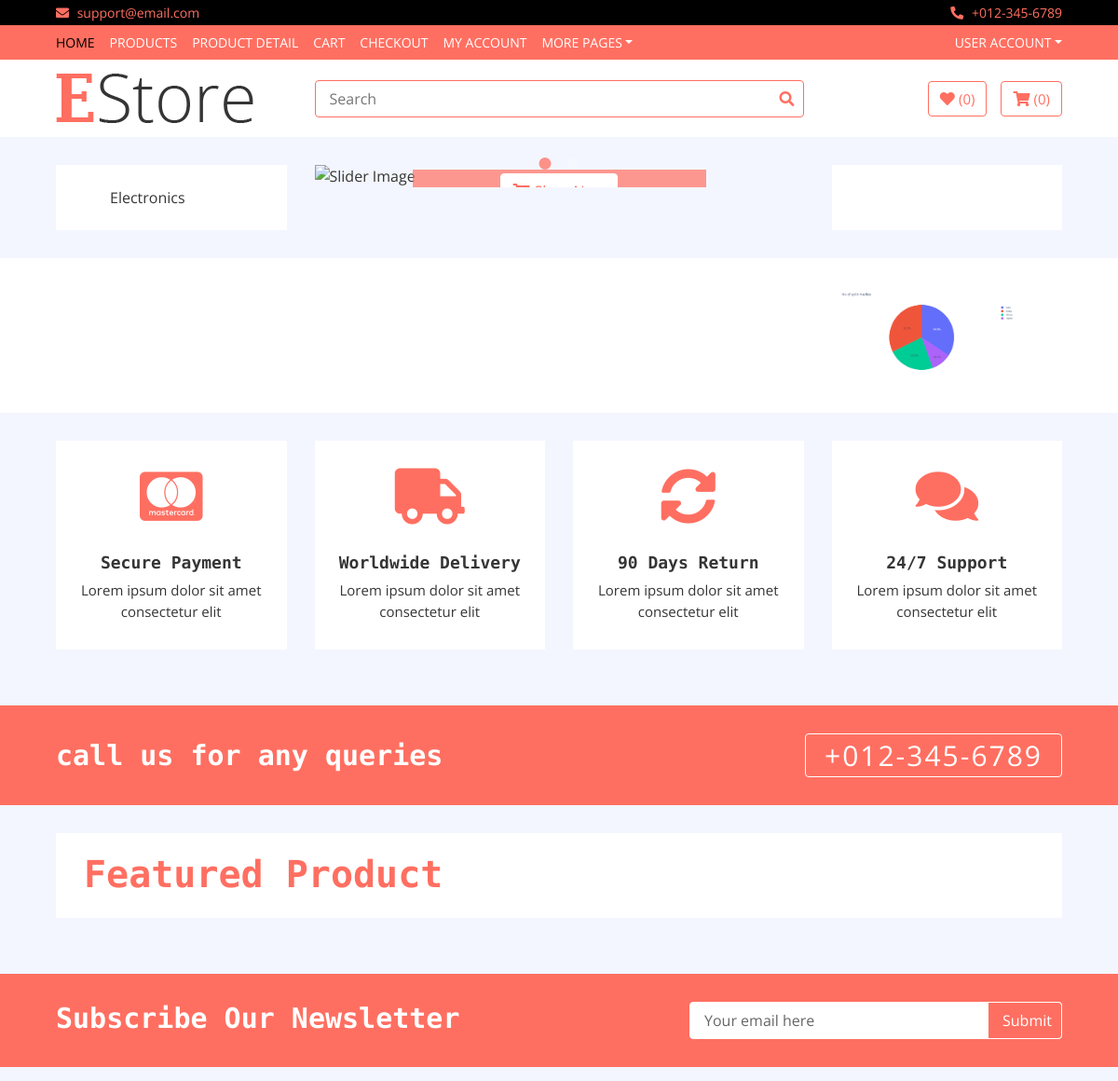
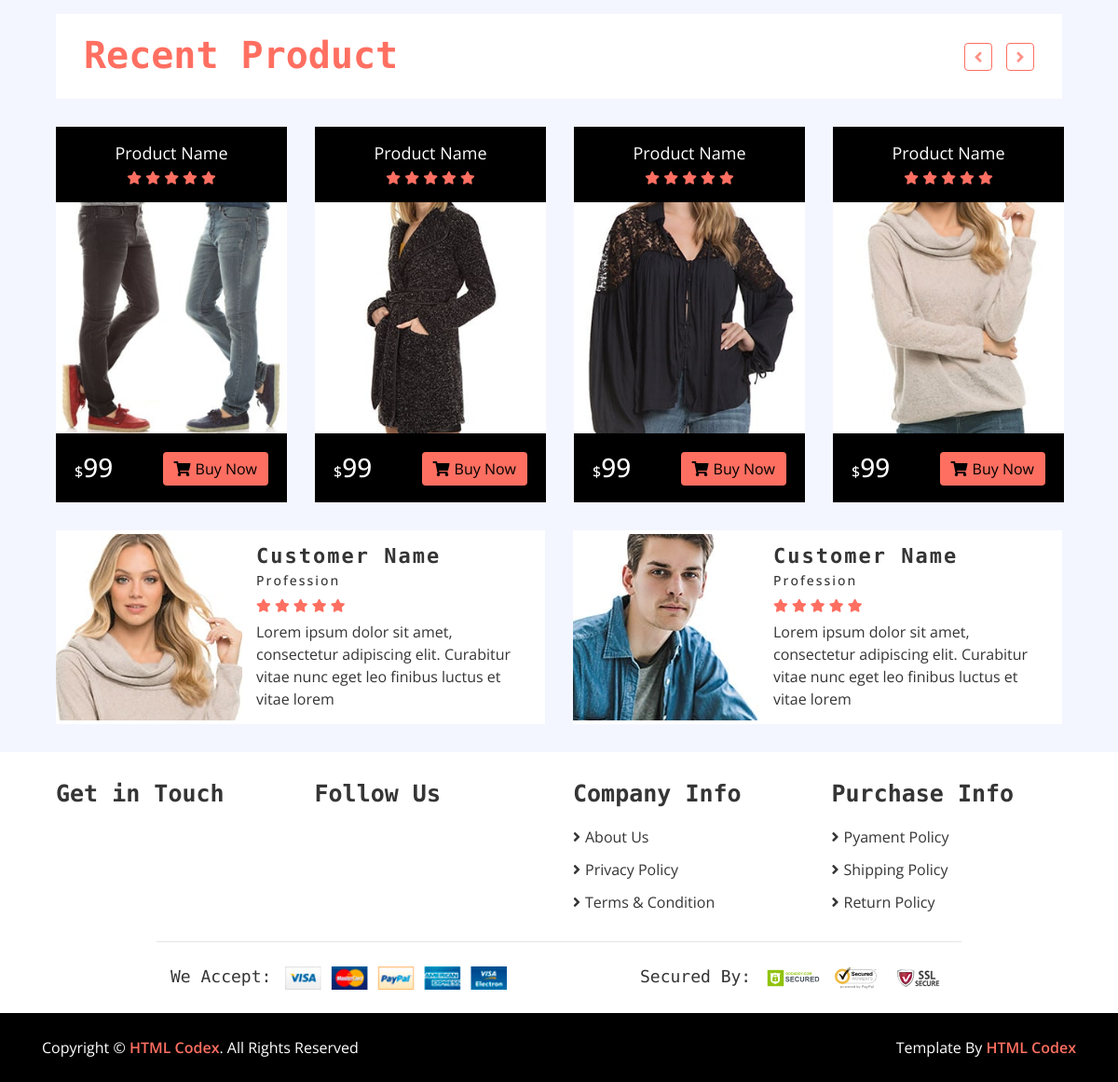
The app's page /, older data (2 pictures, top to bottom).
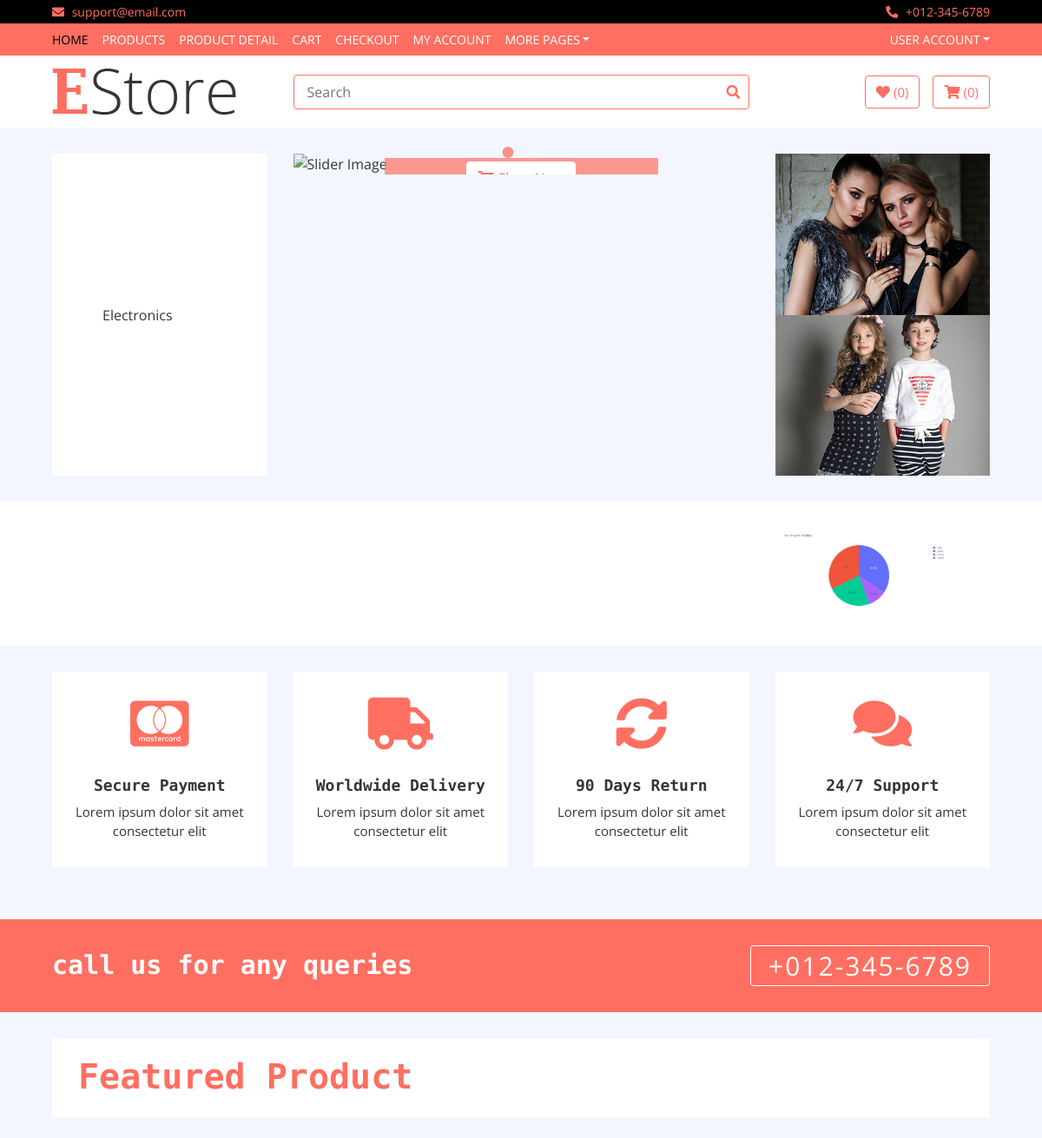
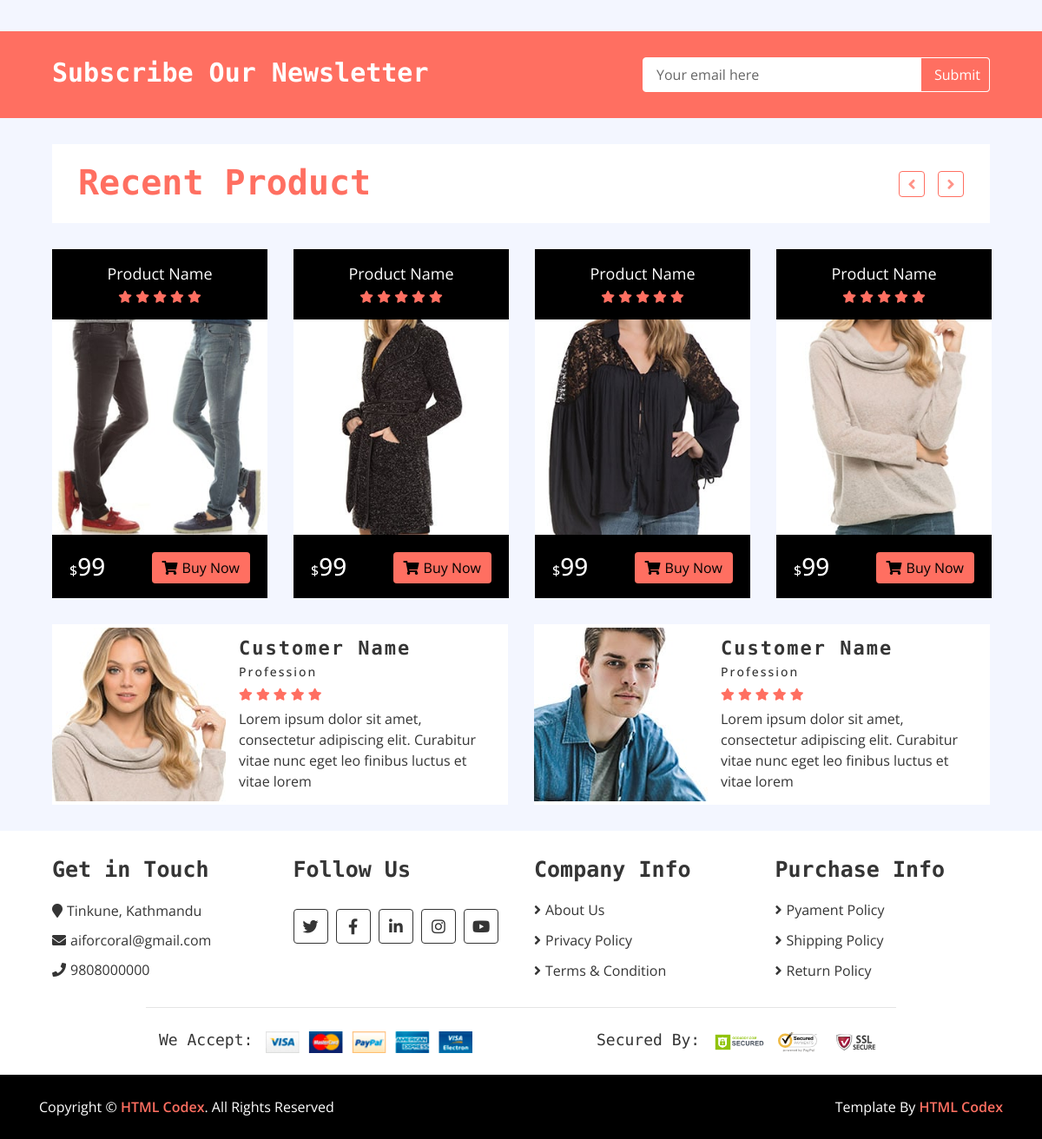
The same page, newer data (2 pictures, top to bottom).
### home/models.py (models this page shows, shortened)
class Category(models.Model):
    name = models.CharField(max_length=100)
    logo = models.CharField(max_length=50)
    slug = models.CharField(max_length=500)

class Slider(models.Model):
    name = models.CharField(max_length=300)
    image = models.ImageField(upload_to='media')
    description = models.TextField(blank=True)
    link = models.URLField(max_length=500,blank = True)

class Brand(models.Model):
    name = models.CharField(max_length=300)
    image = models.ImageField(upload_to='media')
    slug = models.CharField(max_length=500)

class Ad(models.Model):
    name = models.CharField(max_length=300)
    image = models.ImageField(upload_to='media')
    description = models.TextField(blank=True)
    rank = models.IntegerField()

class ContactInfo(models.Model):
    address = models.CharField(max_length=500)
    email = models.EmailField(max_length=100)
    phone = models.CharField(max_length=20)
    twitter = models.URLField(max_length=100,blank=True)
    facebook = models.URLField(max_length=100,blank=True)
    linkedin = models.URLField(max_length=100,blank=True)
    insta = models.URLField(max_length=100,blank=True)
    youtube = models.URLField(max_length=100,blank=True)

### home/views.py (the view)
# urls.py: path("",HomeView.as_view(),name = "home"),
class HomeView(BaseView):
    def get(self,request):
        self.views
        self.views['sliders'] = Slider.objects.all()
        self.views['ads'] = Ad.objects.all()
        self.views['products'] = Product.objects.all()
        self.views['hots'] = Product.objects.filter(label = 'hot')
        self.views['news'] = Product.objects.filter(label = 'new')
        self.views['sales'] = Product.objects.filter(label = 'sale')
        return render(request,'index.html',self.views)

### templates/index.html (shortened to what the changed rows need)
{% extends 'base.html' %}
{% load static %}
{% block content %}
        <div class="header">
            <div class="container-fluid">
                <div class="row">
                    <div class="col-md-3">
                        <nav class="navbar bg-light">
                            <ul class="navbar-nav">
                                {% for cat in categories %}
                                <li class="nav-item">
                                    <a class="nav-link" href="/category/{{cat.slug}}"><i class="fa {{cat.logo}}"></i>{{cat.name}}</a>
                                </li>
                                {% endfor %}
                            </ul>
                        </nav>
                    </div>
                    <div class="col-md-6">
                        <div class="header-slider normal-slider">
                            {% for slider in sliders %}
                            <div class="header-slider-item">
                                <div class="header-slider-caption">
                                    <a class="btn" href="{{slider.link}}"><i class="fa fa-shopping-cart"></i>Shop Now</a>
                                </div>
                            </div>
                            {% endfor %}
                        </div>
                    </div>
                    <div class="col-md-3">
                        <div class="header-img">
                            {% for ad in ads %}
                            {% if ad.rank == 1 %}
                            <div class="img-item">
                                <img src="{{ad.image.url}}" />
                            </div>
                            {% endif %}
                            {% endfor %}
                            {% for ad in ads %}
                            {% if ad.rank == 2 %}
                            <div class="img-item">
                                <img src="{{ad.image.url}}" />
                            </div>
                            {% endif %}
                            {% endfor %}
                        </div>
                    </div>
                </div>
            </div>
        </div>
        <div class="brand">
            <div class="container-fluid">
                <div class="brand-slider">
                    {% for brand in brands %}
                    <div class="brand-item"><a href="/brand/{{brand.slug}}"> <img src="{{brand.image.url}}" alt=""></a></div>
                    {% endfor %}
                </div>
            </div>
        </div>
        <div class="feature">
            <div class="container-fluid">
                <div class="row align-items-center">
                    <div class="col-lg-3 col-md-6 feature-col">
                        <div class="feature-content">
                            <h2>Secure Payment</h2>
                        </div>
                    </div>
                    <div class="col-lg-3 col-md-6 feature-col">
                        <div class="feature-content">
                            <h2>Worldwide Delivery</h2>
                        </div>
                    </div>
                    <div class="col-lg-3 col-md-6 feature-col">
                        <div class="feature-content">
                            <h2>90 Days Return</h2>
                        </div>
                    </div>
                    <div class="col-lg-3 col-md-6 feature-col">
                        <div class="feature-content">
                            <h2>24/7 Support</h2>
                        </div>
                    </div>
                </div>
            </div>
        </div>
        <div class="call-to-action">
            <div class="container-fluid">
                <div class="row align-items-center">
                    <div class="col-md-6">
                        <h1>call us for any queries</h1>
                    </div>
                </div>
            </div>
        </div>
        <div class="featured-product product">
            <div class="container-fluid">
                <div class="section-header">
                    <h1>Featured Product</h1>
                </div>
            </div>
        </div>
        <div class="newsletter">
            <div class="container-fluid">
                <div class="row">
                    <div class="col-md-6">
                        <h1>Subscribe Our Newsletter</h1>
                    </div>
                </div>
            </div>
        </div>
        <div class="recent-product product">
            <div class="container-fluid">
                <div class="section-header">
                    <h1>Recent Product</h1>
                </div>
            </div>
        </div>
        <div class="review">
            <div class="container-fluid">
                <div class="row align-items-center review-slider normal-slider">
                    <div class="col-md-6">
                        <div class="review-slider-item">
                            <div class="review-text">
                                <h2>Customer Name</h2>
                            </div>
                        </div>
                    </div>
                    <div class="col-md-6">
                        <div class="review-slider-item">
                            <div class="review-text">
                                <h2>Customer Name</h2>
                            </div>
                        </div>
                    </div>
                </div>
            </div>
        </div>
{% endblock %}

### templates/base.html (shortened to what the changed rows need)
<!DOCTYPE html>
{% load static %}
<html lang="en">
    <head>
        <link href="https://stackpath.bootstrapcdn.com/bootstrap/4.4.1/css/bootstrap.min.css" rel="stylesheet">
        <link href="https://cdnjs.cloudflare.com/ajax/libs/font-awesome/5.10.0/css/all.min.css" rel="stylesheet">
        <link href="{% static 'lib/slick/slick.css' %}" rel="stylesheet">
        <link href="{% static 'lib/slick/slick-theme.css' %}" rel="stylesheet">
        <link href="{% static 'css/style.css' %}" rel="stylesheet">
    </head>
    <body>
{% block content %}
{% endblock %}
        <div class="footer">
            <div class="container-fluid">
                <div class="row">
                    <div class="col-lg-3 col-md-6">
                        <div class="footer-widget">
                            <h2>Get in Touch</h2>
                            <div class="contact-info">
                                {% for contact in contacts %}
                                <p><i class="fa fa-map-marker"></i>{{contact.address}}</p>
                                <p><i class="fa fa-envelope"></i>{{contact.email}}</p>
                                <p><i class="fa fa-phone"></i>{{contact.phone}}</p>
                                {% endfor %}
                            </div>
                        </div>
                    </div>
                    <div class="col-lg-3 col-md-6">
                        <div class="footer-widget">
                            <h2>Follow Us</h2>
                            <div class="contact-info">
                                <div class="social">
                                    {% for contact in contacts %}
                                    <a href="{{contact.twitter}}"><i class="fab fa-twitter"></i></a>
                                    <a href="{{contact.facebook}}"><i class="fab fa-facebook-f"></i></a>
                                    <a href="{{contact.linkedin}}"><i class="fab fa-linkedin-in"></i></a>
                                    <a href="{{contact.insta}}"><i class="fab fa-instagram"></i></a>
                                    <a href="{{contact.youtube}}"><i class="fab fa-youtube"></i></a>
                                    {% endfor %}
                                </div>
                            </div>
                        </div>
                    </div>
                    <div class="col-lg-3 col-md-6">
                        <div class="footer-widget">
                            <h2>Company Info</h2>
                        </div>
                    </div>
                    <div class="col-lg-3 col-md-6">
                        <div class="footer-widget">
                            <h2>Purchase Info</h2>
                        </div>
                    </div>
                </div>
                <div class="row payment align-items-center">
                    <div class="col-md-6">
                        <div class="payment-method">
                            <h2>We Accept:</h2>
                        </div>
                    </div>
                    <div class="col-md-6">
                        <div class="payment-security">
                            <h2>Secured By:</h2>
                        </div>
                    </div>
                </div>
            </div>
        </div>
    </body>
</html>

Row changes from the older to the newer data that the page shows:
added Ad: image (picture)
added Ad: image (picture)
added ContactInfo: address "Tinkune, Kathmandu", email "aiforcoral@gmail.com", phone "9808000000"
